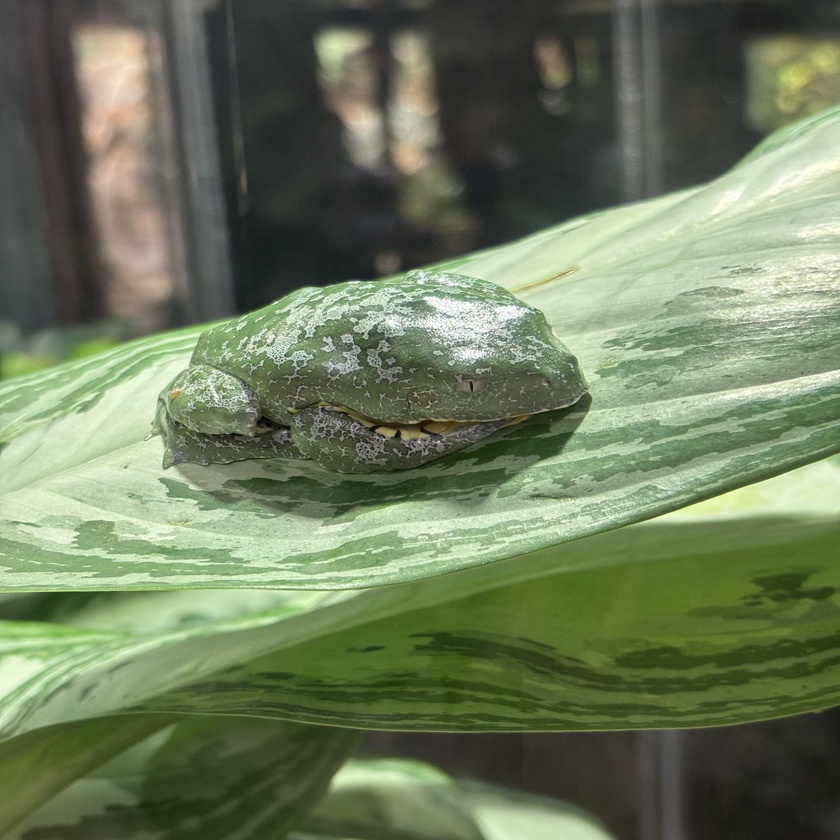
#> input picture image-processing/data/hw3/frog.jpeg, 840 x 840 px, shrunk from 2000 x 2000 before the run
$ python main.py
#> lines starting #> are read from the running program, lines starting #| are printed output that depends on the picture
# -------------------- Part 5: Spatial Filtering (CSC 481 only) --------------------
# Requirements:
# a) Custom function with explicit pixel-by-pixel sum of products ✓
# b) Assumption: Zero-padding used to maintain size ✓
# c) Built-in filtering (cv2.filter2D) for comparison ✓
# d) 3 Filters: Gaussian, Point (Laplacian), Diagonal Sobel ✓
# e) Difference image: No diff = 127, Max pos = 255, Max neg = 0 ✓

import cv2
import numpy as np
import matplotlib.pyplot as plt
from pathlib import Path

def load_grayscale(path):
    """Load image and convert to grayscale (used in all parts)"""
    img = cv2.imread(str(path), cv2.IMREAD_GRAYSCALE)
#> img: shape (840, 840); min 1, max 255, mean 114.3
    if img is None:
        raise FileNotFoundError(f"Could not load image: {path}")
    return img

def show_images(images, titles, cols=4, cmap='gray'):
    """Utility function to display multiple images in a grid layout"""
    rows = int(np.ceil(len(images) / cols))
    # plt.figure(figsize=(8 * cols, 8 * rows))
    plt.figure(figsize=(14, 8))
    plt.tight_layout()
    for i, (img, title) in enumerate(zip(images, titles)):
        plt.subplot(rows, cols, i + 1)
        plt.imshow(img, cmap=cmap)
        plt.title(title)
        plt.axis('off')
    plt.tight_layout()
    plt.show()


def custom_linear_filter(image, kernel):
    """
    Manual 2D linear filtering using explicit sum-of-products.
    Uses zero-padding to keep output size equal to input.
    """
    h, w = image.shape
    kh, kw = kernel.shape
    pad_h, pad_w = kh // 2, kw // 2

    # Apply zero-padding
    padded = np.zeros((h + 2*pad_h, w + 2*pad_w), dtype=np.float32)
    padded[pad_h:pad_h+h, pad_w:pad_w+w] = image.astype(np.float32)

    output = np.zeros_like(image, dtype=np.float32)

    # Pixel-by-pixel sum-of-products
    for i in range(h):
        for j in range(w):
            # Extract neighborhood
            region = padded[i:i+kh, j:j+kw]
            # Element-wise multiply and sum
            output[i, j] = np.sum(region * kernel)

    return output

# Part 1
def spatial_filtering_demo(img):
    """
    Demonstrates spatial filtering with custom and built-in methods.
    """
    # Define exact kernels from assignment
    kernels = {
        "Gaussian": np.array([[1, 2, 1], [2, 4, 2], [1, 2, 1]]) / 16.0,
        "Point": np.array([[-1, -1, -1], [-1, 8, -1], [-1, -1, -1]]),
        "Diagonal Sobel": np.array([[0, 1, 2], [-1, 0, 1], [-2, -1, 0]])
    }

    for name, kernel in kernels.items():
        # 1. Custom implementation
        custom_res = custom_linear_filter(img, kernel)

        # 2. Built-in implementation
        # BORDER_CONSTANT with value 0 creates identical zero-padding
        builtin_res = cv2.filter2D(img.astype(np.float32), -1, kernel,
                                   borderType=cv2.BORDER_CONSTANT)

        # 3. Difference Image Calculation
        # d(x,y) = 127 + (custom - builtin)
        # Scaled so that no difference appears as gray (127)
        diff = custom_res - builtin_res
        diff_vis = np.clip(127 + diff, 0, 255).astype(np.uint8)

        # 4. Display Results for this specific filter (4 images)
        # Reusing your show_images logic or custom subplot for 1x4 layout
        results = [img, custom_res.astype(np.uint8), builtin_res.astype(np.uint8), diff_vis]
        titles = ["Original", f"Custom {name}", f"Built-in {name}", "Difference"]

        print(f"Displaying results for {name} filter...")
        show_images(results, titles, cols=4)

def noise_reduction_demo(img):
    """
    Demonstrates noise reduction.
    Cleans both Gaussian and S&P noise using both Mean and Median filters.

    - Applies mean & median filters to both types of noise
    - Iterates over all required filter sizes
    - Produces all 12 results per image
    """
    # 1. Create Noise
    noise_g = np.random.normal(0, 25, img.shape)
    gaussian_noise = np.clip(img.astype(np.float32) + noise_g, 0, 255).astype(np.uint8)

    salt_pepper_noise = img.copy()
    prob = 0.05
    rnd = np.random.rand(*img.shape)
    salt_pepper_noise[rnd < prob/2] = 0
    salt_pepper_noise[rnd > 1 - prob/2] = 255
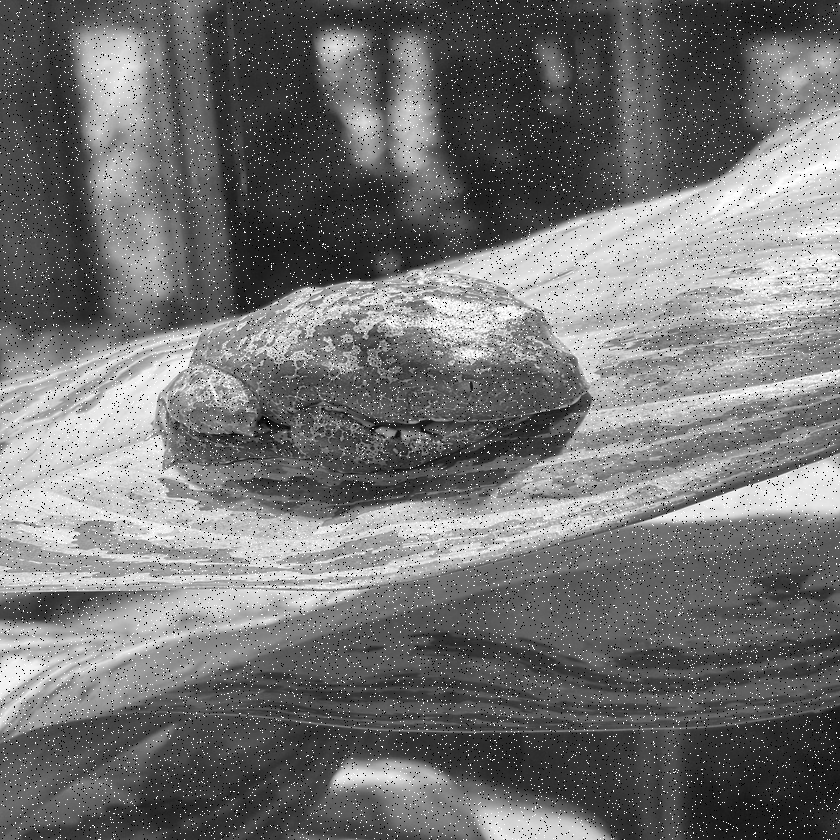
#> salt_pepper_noise: shape (840, 840); min 0, max 255, mean 114.9

    sizes = [3, 5, 7]

    # Process Gaussian Noise with both filters
    for s in sizes:
        mean_clean = cv2.blur(gaussian_noise, (s, s))
        med_clean = cv2.medianBlur(gaussian_noise, s)
        show_images([gaussian_noise, mean_clean, med_clean],
                    [f"Gauss Noise", f"Mean {s}x{s}", f"Median {s}x{s}"], cols=3)

    # Process Salt & Pepper Noise with both filters
    for s in sizes:
        mean_clean = cv2.blur(salt_pepper_noise, (s, s))
        med_clean = cv2.medianBlur(salt_pepper_noise, s)
        show_images([salt_pepper_noise, mean_clean, med_clean],
                    [f"S&P Noise", f"Mean {s}x{s}", f"Median {s}x{s}"], cols=3)

# Part 3
def gaussian_derivative_kernels(size=7, sigma=1.0):
    """
    Create 7x7 Gaussian derivative kernels for x and y gradients.
    """
    assert size % 2 == 1, "Kernel size must be odd"

    k = size // 2
    x, y = np.meshgrid(np.arange(-k, k+1), np.arange(-k, k+1))

    factor = -1 / (2 * np.pi * sigma**4)
    exp_term = np.exp(-(x**2 + y**2) / (2 * sigma**2))

    Gx = factor * x * exp_term
    Gy = factor * y * exp_term

    return Gx, Gy

def custom_sobel_filter_demo(img, sigma=1.0):
    """
    Apply custom 7x7 Sobel (Gaussian derivative) filters.
    """
#> called with sigma = 1
    Gx, Gy = gaussian_derivative_kernels(size=7, sigma=sigma)

    grad_x = cv2.filter2D(img.astype(np.float32), -1, Gx, borderType=cv2.BORDER_CONSTANT)
    grad_y = cv2.filter2D(img.astype(np.float32), -1, Gy, borderType=cv2.BORDER_CONSTANT)
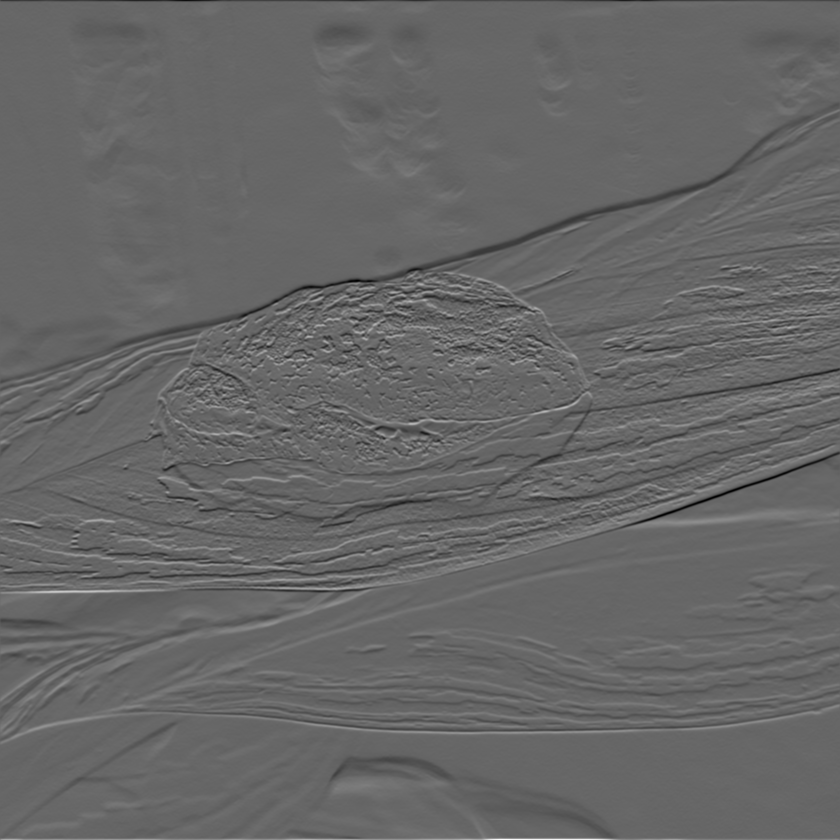
#> grad_y: shape (840, 840) float32; min -56.92, max 84.2, mean 0; drawn with min black and max white

    show_images(
        [img, np.abs(grad_x), np.abs(grad_y)],
        [
            "Original",
            f"Custom Sobel Gx (sigma={sigma})",
            f"Custom Sobel Gy (sigma={sigma})"
        ],
        cols=3
    )
#> the loop in show_images (call 10), `for i, (img, title) in enumerate(zip(images, titles)):` made 3 passes
#> title on passes 1 to 3: 'Original', 'Custom Sobel Gx (sigma=1.0)', 'Custom Sobel Gy (sigma=1.0)'
#> in show_images (call 10), `plt.show()`:
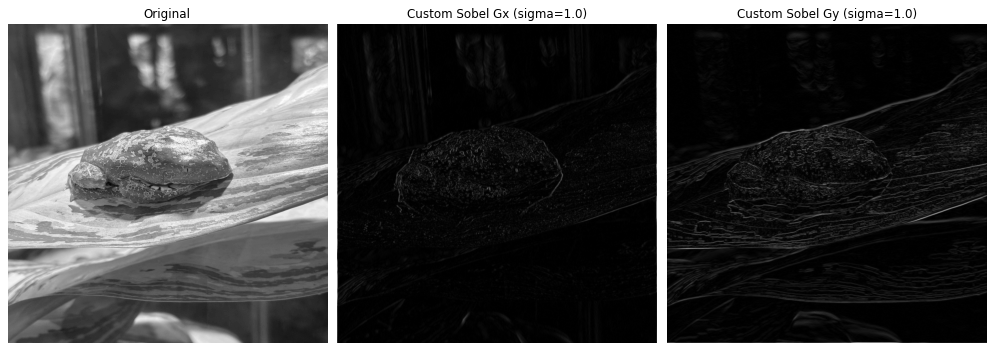
#> figure drawn by matplotlib, 3 panels

    return grad_x, grad_y

# Part 4 – Image Transformations (CSC 481 only)
def image_rotation_demo(img):
    """
    Demonstrates affine image rotation around top-left corner and center.
    """
    h, w = img.shape
#> h = 840; w = 840

    # --- Rotation around TOP-LEFT corner (0,0) ---
    center_tl = (0, 0)

    M_tl_pos = cv2.getRotationMatrix2D(center_tl, 45, 1.0)
    M_tl_neg = cv2.getRotationMatrix2D(center_tl, -45, 1.0)

    rot_tl_pos = cv2.warpAffine(img, M_tl_pos, (w, h))
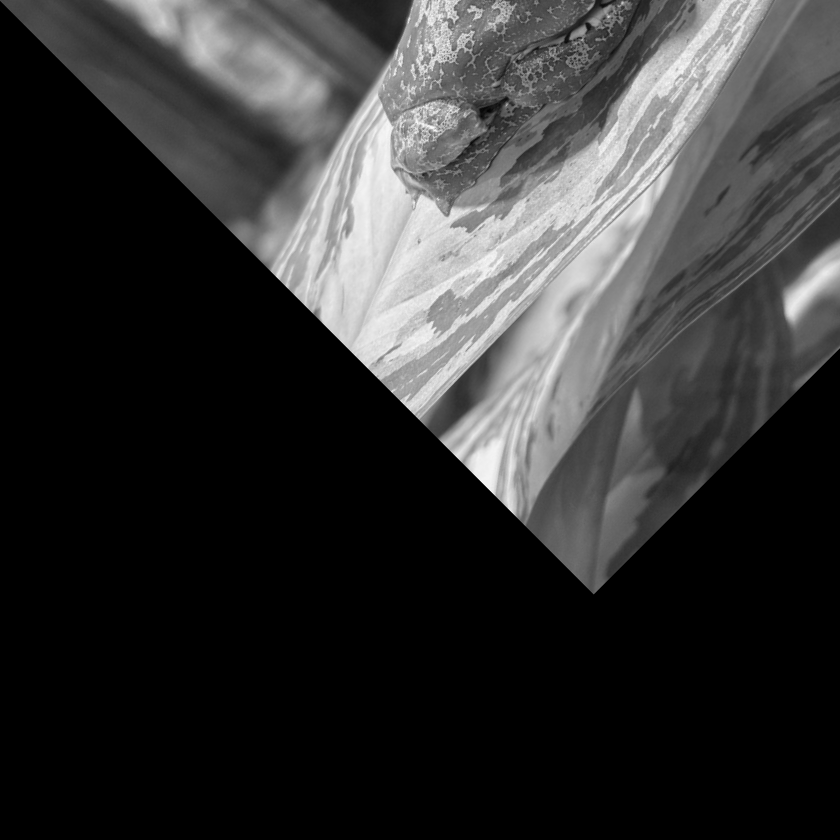
#> rot_tl_pos: shape (840, 840); min 0, max 253, mean 50.9
    rot_tl_neg = cv2.warpAffine(img, M_tl_neg, (w, h))
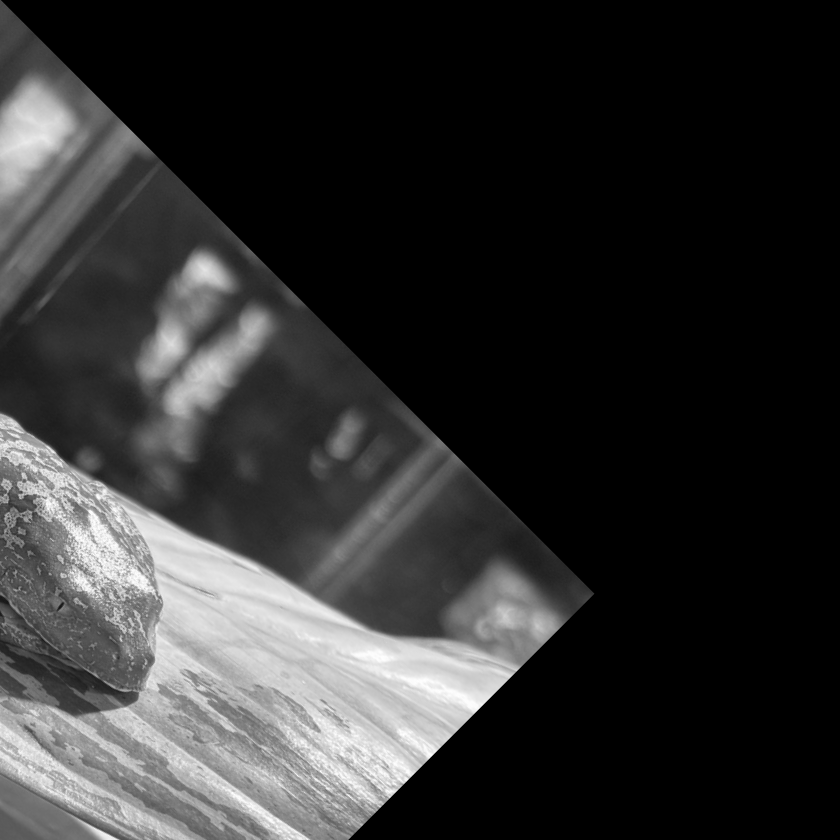
#> rot_tl_neg: shape (840, 840); min 0, max 255, mean 48.3

    # --- Rotation around CENTER ---
    center_img = (w // 2, h // 2)
#> center_img = (420, 420)

    M_c_pos = cv2.getRotationMatrix2D(center_img, 45, 1.0)
    M_c_neg = cv2.getRotationMatrix2D(center_img, -45, 1.0)

    rot_c_pos = cv2.warpAffine(img, M_c_pos, (w, h))
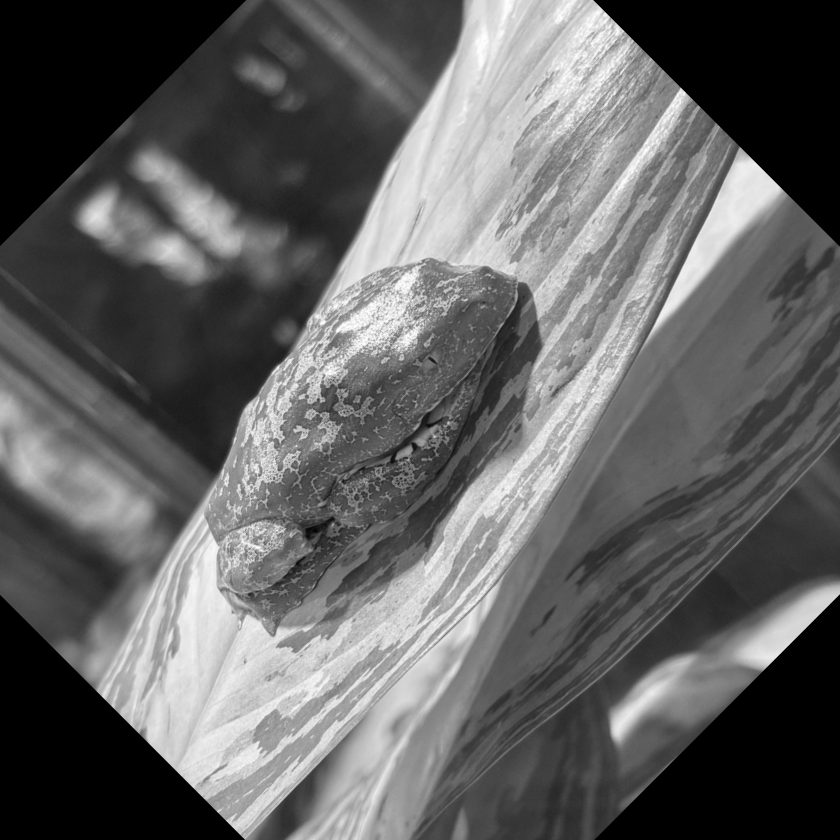
#> rot_c_pos: shape (840, 840); min 0, max 255, mean 98.7
    rot_c_neg = cv2.warpAffine(img, M_c_neg, (w, h))
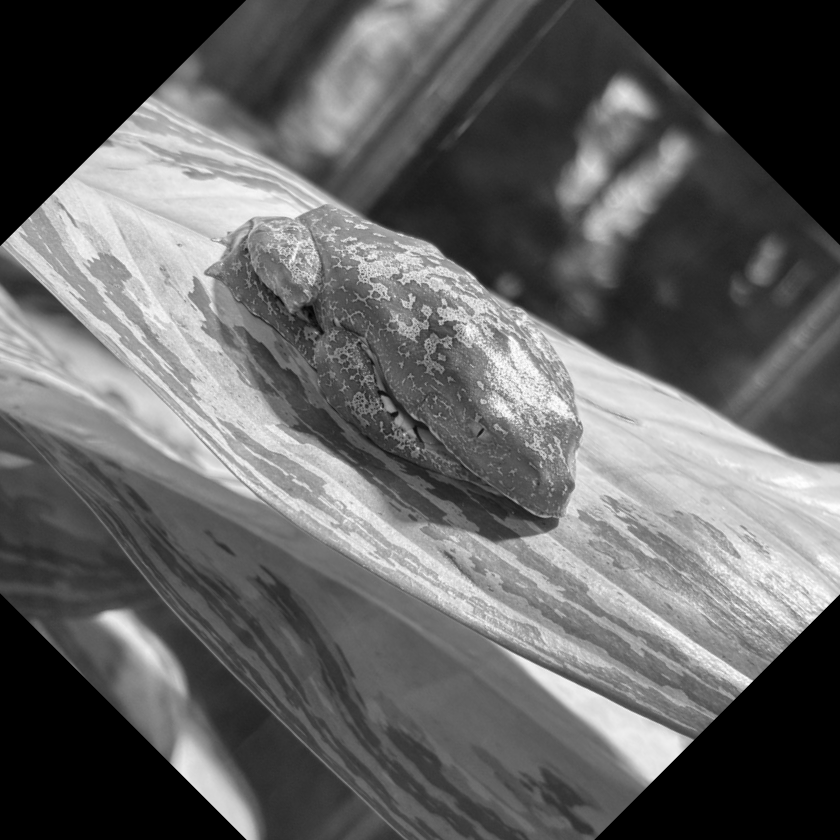
#> rot_c_neg: shape (840, 840); min 0, max 255, mean 98.7

    # --- Display results ---
    show_images(
        [img, rot_tl_pos, rot_tl_neg, rot_c_pos, rot_c_neg],
        [
            "Original",
            "Top-left +45°",
            "Top-left -45°",
            "Center +45°",
            "Center -45°"
        ],
        cols=3
    )


def main():
    # ... (Your existing Path and glob logic) ...
    base = Path(__file__).resolve().parents[2] / "data" / "hw3"
    images = list(base.glob("*.jpg")) + list(base.glob("*.jpeg"))

    if not images:
        print(f"No images found in {base}")
        print("Please add your 3 required images to the data/hw2 directory")
        return

    print(f"Found {len(images)} image(s) to process")

    for img_path in images:
        print(f"\nProcessing: {img_path.name}")
        img = load_grayscale(img_path)

        # ... (Calls to Part 1, 2, 3, 4) ...

        print("Part 1: Spatial Filtering (CSC 481)...")
        spatial_filtering_demo(img)

        print("Part 2: Noise Reduction...")
        noise_reduction_demo(img)

        print("Part 3: Custom Sobel (gradient) Filter")
        custom_sobel_filter_demo(img, sigma=1.0)

        print("Part 4:  Image Transformations (CSC 481 only)..")
        image_rotation_demo(img)

if __name__ == "__main__":
    main()
